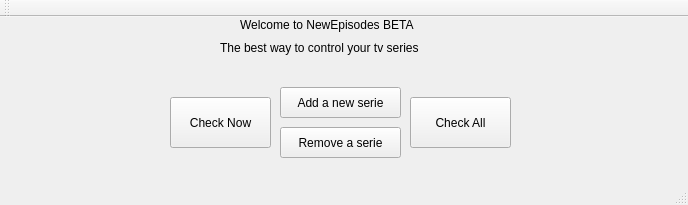
<?xml version="1.0" encoding="UTF-8"?>
<ui version="4.0">
 <class>MainWindow</class>
 <widget class="QMainWindow" name="MainWindow">
  <property name="geometry">
   <rect>
    <x>0</x>
    <y>0</y>
    <width>688</width>
    <height>205</height>
   </rect>
  </property>
  <property name="windowTitle">
   <string>MainWindow</string>
  </property>
  <widget class="QWidget" name="centralWidget">
   <widget class="QLabel" name="label">
    <property name="geometry">
     <rect>
      <x>240</x>
      <y>0</y>
      <width>221</width>
      <height>16</height>
     </rect>
    </property>
    <property name="text">
     <string>Welcome to NewEpisodes BETA</string>
    </property>
   </widget>
   <widget class="QLabel" name="label_2">
    <property name="geometry">
     <rect>
      <x>220</x>
      <y>20</y>
      <width>261</width>
      <height>21</height>
     </rect>
    </property>
    <property name="text">
     <string>The best way to control your tv series </string>
    </property>
   </widget>
   <widget class="QPushButton" name="pushButton">
    <property name="geometry">
     <rect>
      <x>280</x>
      <y>70</y>
      <width>121</width>
      <height>31</height>
     </rect>
    </property>
    <property name="text">
     <string>Add a new serie</string>
    </property>
   </widget>
   <widget class="QPushButton" name="pushButton_2">
    <property name="geometry">
     <rect>
      <x>280</x>
      <y>110</y>
      <width>121</width>
      <height>31</height>
     </rect>
    </property>
    <property name="text">
     <string>Remove a serie</string>
    </property>
   </widget>
   <widget class="QPushButton" name="pushButton_3">
    <property name="geometry">
     <rect>
      <x>170</x>
      <y>80</y>
      <width>101</width>
      <height>51</height>
     </rect>
    </property>
    <property name="text">
     <string>Check Now</string>
    </property>
   </widget>
   <widget class="QPushButton" name="pushButton_4">
    <property name="geometry">
     <rect>
      <x>410</x>
      <y>80</y>
      <width>101</width>
      <height>51</height>
     </rect>
    </property>
    <property name="text">
     <string>Check All</string>
    </property>
   </widget>
  </widget>
  <widget class="QToolBar" name="mainToolBar">
   <attribute name="toolBarArea">
    <enum>TopToolBarArea</enum>
   </attribute>
   <attribute name="toolBarBreak">
    <bool>false</bool>
   </attribute>
  </widget>
  <widget class="QStatusBar" name="statusBar"/>
  <action name="actionBeta_1_0">
   <property name="checkable">
    <bool>false</bool>
   </property>
   <property name="text">
    <string>About</string>
   </property>
  </action>
 </widget>
 <layoutdefault spacing="6" margin="11"/>
 <resources/>
 <connections/>
</ui>
